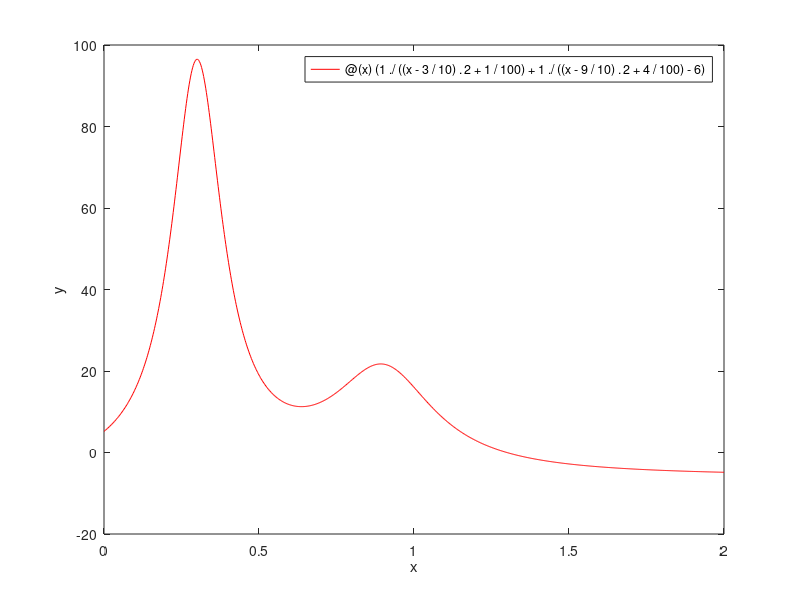

This figure's MATLAB source: (Note: this script raises an error after producing the figure.)
fprintf('composite polynnomial interpolation of humps function\n')

% humps function
f = @(x)(1./((x-3/10).^2 + 1/100) + 1./((x-9/10).^2 + 4/100) - 6);
alfa = 0; beta = 2;

% plot funciton
figure(1)
title('composite polynomial interpolation')
fplot(f,[alfa,beta],'r')
xlabel('x')
ylabel('y')
hold on
pause

% loop over degrees
for l=1:1:3 
    
    % define number of intervals 
    n = 10; 
    h = linspace(alfa,beta,n); 
    
    for k=1:1:n-1 
        
        % compute the polynom inside each interval       
        x = linspace(h(k),h(k+1),l+1)'; y = f(x); % easch interval has l+1 nodes 
        a(k,1:l+1) = getPolynCoeff(x,y); % store the coefficient in a matrix 
                                     % of size (n-1)x(l+1)
        % plot the polynom
        t = linspace(h(k),h(k+1),100);
        yp(k,:) = polyval(a(k,1:l+1),t);
        plot(t,yp(k,:),'k')
        pause
        
    end
    
end
    